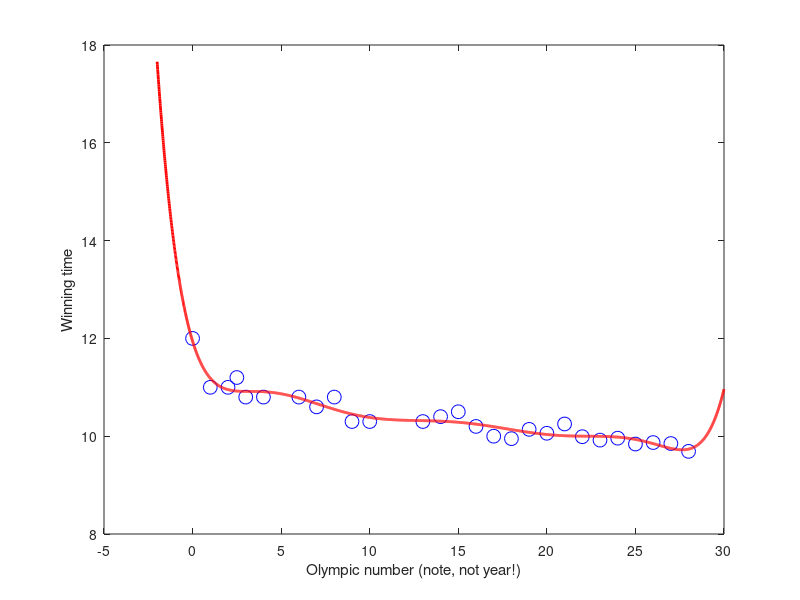

The MATLAB source for this figure:
%% olymppoly.m
% From A First Course in Machine Learning, Chapter 1.
% Simon Rogers, 31/10/11 [simon.rogers@glasgow.ac.uk]
clear all;close all;

%% Load the Olympic data and extract the mens 100m data
load olympics.mat

x = male100(:,1);
t = male100(:,2);

% Rescale x for numerical reasons
x = x - x(1);
x = x./4;

% Plot the data
figure(1);hold off
plot(x,t,'bo','markersize',10);
xlabel('Olympic number (note, not year!)');
ylabel('Winning time');

%% Linear model
plotx = [x(1)-2:0.1:x(end)+2]'; %% what is this function?, generating some values for x which we will use to plot w with
X = [];
plotX = [];
for k = 0:1
    X = [X x.^k];
    plotX = [plotX plotx.^k];
end

w = inv(X'*X)*X'*t;

% Plot the model
figure(1);hold off
figure(1);hold off
plot(x,t,'bo','markersize',10);
xlabel('Olympic number (note, not year!)');
ylabel('Winning time');
hold on
plot(plotx,plotX*w,'r','linewidth',2)


%% Quadratic model
plotx = [x(1)-2:0.01:x(end)+30]';
X = [];
plotX = [];
for k = 0:2
    X = [X x.^k];
    plotX = [plotX plotx.^k];
end

w = inv(X'*X)*X'*t;

% Plot the model
figure(1);hold off
figure(1);hold off
plot(x,t,'bo','markersize',10);
xlabel('Olympic number (note, not year!)');
ylabel('Winning time');
hold on
plot(plotx,plotX*w,'r','linewidth',2)

%% Quartic model
plotx = [x(1)-2:.01:x(end)+2]';
X = [];
plotX = [];
for k = 0:4
    X = [X x.^k];
    plotX = [plotX plotx.^k];
end

w = inv(X'*X)*X'*t;

% Plot the model
figure(1);hold off
figure(1);hold off
plot(x,t,'bo','markersize',10);
xlabel('Olympic number (note, not year!)');
ylabel('Winning time');
hold on
plot(plotx,plotX*w,'r','linewidth',2)

%% 8th order model
plotx = [x(1)-2:0.01:x(end)+2]';
X = [];
plotX = [];
for k = 0:8
    X = [X x.^k];
    plotX = [plotX plotx.^k];
end

w = inv(X'*X)*X'*t;

% Plot the model
figure(1);hold off
figure(1);hold off
plot(x,t,'bo','markersize',10);
xlabel('Olympic number (note, not year!)');
ylabel('Winning time');
hold on
plot(plotx,plotX*w,'r','linewidth',2)


